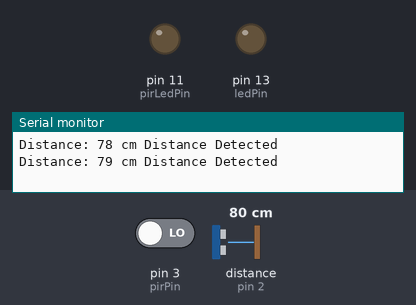
This sketch was run on a simulated Arduino Uno, built with avr-gcc and run on an emulated ATmega328P. On the bench: output pins drawn as LEDs (lit = HIGH), the last lines printed to the serial monitor. Wiring (inferred from the names in the program): ultrasonic range finder: trigger pin 4; echo pin 2. The test bench sets the inputs (shaded band); at power-on: pin 3 (pirPin) LOW, distance to the obstacle (sensor on pin 2) 80 cm. The echo pulse lasts 58.3 µs per cm; pins used as bus, display or sensor lines are not drawn.

Above: at 1.3 s.
1.4 s: pin 3 (pirPin) driven HIGH
At 2.4 s:
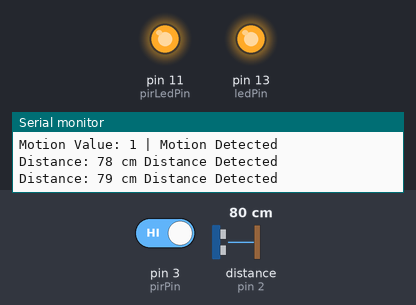
4.4 s: pin 3 (pirPin) driven LOW
At 5.2 s:
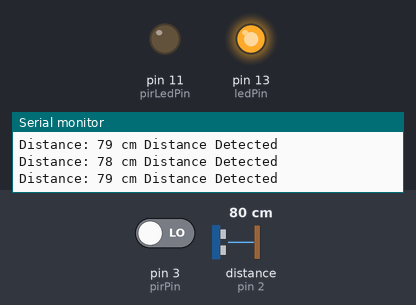
7.4 s: distance to the obstacle (sensor on pin 2) set to 120 cm
At 8.3 s:
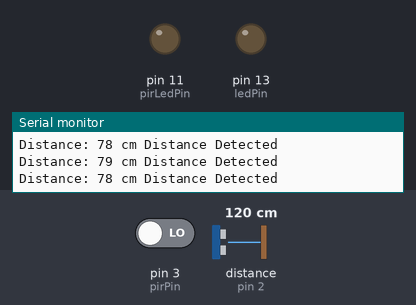
Timing chart, 0 to 10.4 s (numbered marks = the images above; inputs shaded):
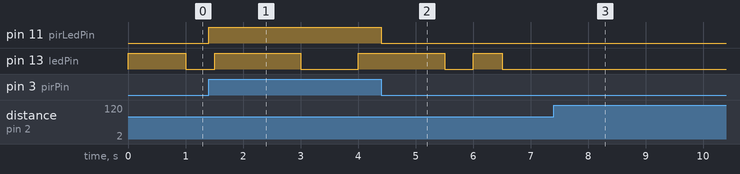

Measured:
- after the input at 1.4 s, pin 11 (pirLedPin): LOW → HIGH at once
- after the input at 4.4 s, pin 11 (pirLedPin): HIGH → LOW at once
- after the input at 7.4 s, pin 13 (ledPin): stops changing and stays LOW

The sketch:

Task1.3C.ino
```cpp
// Arduino's pins connected to the ultrasonic sensor
const int trigPin = 4;    // Pin 4 is connected to trigger pin
const int echoPin = 2;    // Pin 2 is connected to echo pin

// Arduino's pins connected to the PIR motion sensor
const int pirPin = 3;     // Pin 3 is connected to the output pin of the PIR motion sensor

// Arduino's pins connected to the LEDs
const int ledPin = 13;    // Pin 13 is connected to the LED for distance detection
const int pirLedPin = 11; // Pin 11 is connected to the LED for motion detection

// Variables for storing the sensor values
volatile long echo_start;
volatile long echo_end;
volatile int previous_distance = -1;  // Store the previous distance value

void setup() {
  Serial.begin(9600);
  pinMode(trigPin, OUTPUT);
  pinMode(ledPin, OUTPUT);
  pinMode(pirLedPin, OUTPUT);

  // Attach interrupts to the echo pin and the pir pin
  attachInterrupt(digitalPinToInterrupt(echoPin), distance_interrupt, CHANGE);
  attachInterrupt(digitalPinToInterrupt(pirPin), motion_interrupt, CHANGE);
}

void loop() {
  // The ultrasonic sensor is activated by sending a pulse.
  digitalWrite(trigPin, LOW);
  delayMicroseconds(2);
  digitalWrite(trigPin, HIGH);
  delayMicroseconds(10);
  digitalWrite(trigPin, LOW);

  // The pulse's duration is calculated using interrupts.
  // delay(100);  // Wait for the pulse to return

  // The distance is calculated within the interrupt service routine.
  delay(500); // Delay to allow interrupts to trigger
}

// Interrupt service routine for the echo pin
void distance_interrupt() {
  // Disable interrupts for PIR pin
  detachInterrupt(digitalPinToInterrupt(pirPin));

  if (digitalRead(echoPin) == HIGH) {
    echo_start = micros();  // Save the start time
  } else {
    echo_end = micros();    // Save the end time
    // Calculate the distance
    int distance = (echo_end - echo_start) * 0.034 / 2;

    // Check if the distance has changed and if it's less than 100
    if (distance != previous_distance && distance < 100) {
      Serial.print("Distance: ");
      Serial.print(distance);
      Serial.print(" cm ");
      Serial.println("Distance Detected");
      previous_distance = distance;  // Update the previous distance

      // Turn on the LED if the distance is less than 100 cm
      digitalWrite(ledPin, HIGH);
    } else {
      digitalWrite(ledPin, LOW);
    }
  }

  // Enable interrupts for PIR pin
  attachInterrupt(digitalPinToInterrupt(pirPin), motion_interrupt, CHANGE);
}

// Interrupt service routine for the pir pin
void motion_interrupt() {
  // Disable interrupts for echo pin
  detachInterrupt(digitalPinToInterrupt(echoPin));

  // Read the digital value from the PIR motion sensor
  int motion = digitalRead(pirPin);

  // Turn on the LED if the motion value is HIGH
  if (motion == HIGH) {
    Serial.print("Motion Value: ");
    Serial.print(motion);
    Serial.println(" | Motion Detected");
    digitalWrite(pirLedPin, HIGH);
  } else {
    digitalWrite(pirLedPin, LOW);
  }

  // Enable interrupts for echo pin
  attachInterrupt(digitalPinToInterrupt(echoPin), distance_interrupt, CHANGE);
}
```
